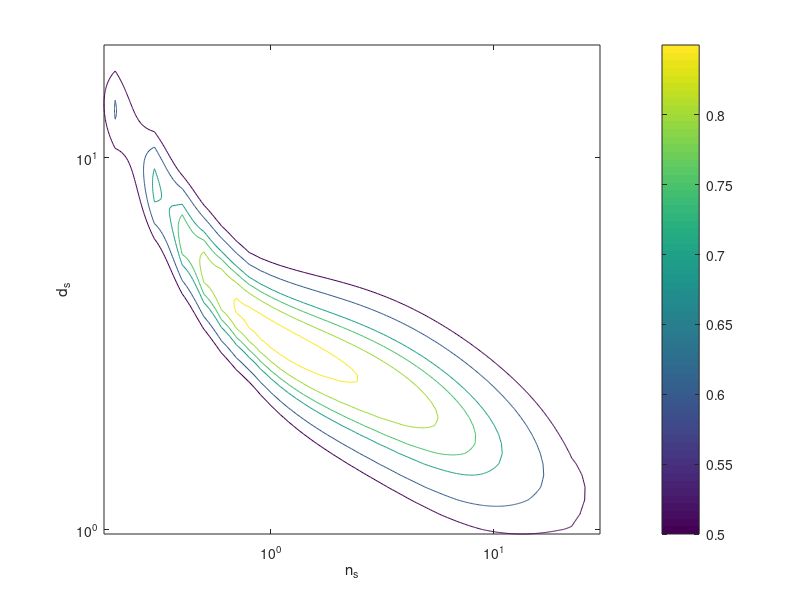

Recreate this plot in MATLAB.
ns=0:0.1:30;
ds=0:0.1:20;

logds=log10(ds);
logns=log10(ns);

%make ends exponential
for i=1:length(logns)
    if logns(i)>1.3
        eff_max(i)=1.979*0.3773^logns(i);
    elseif logns(i)<-0.8
        eff_max(i)=1.462*3.516^logns(i);
    else
        eff_max(i)=0.868229+0.0215138*logns(i)-0.286446*logns(i)^2+0.385698*logns(i)^3-0.15606*logns(i)^4-0.268875*logns(i)^5+0.153681*logns(i)^6;
    end
end

%less drastic change for rhs n=0.5
% for i=1:length(logns)
%     if logns(i)>1.3
%         x1=1.3;
%         slope=0.0215138-2*0.286446*x1+3*0.385698*x1^2-4*0.15606*x1^3-5*0.268875*x1^4+6*0.153681*x1^5;
%         y1=0.868229+0.0215138*x1-0.286446*x1^2+0.385698*x1^3-0.15606*x1^4-0.268875*x1^5+0.153681*x1^6;
%         eff_max(i)=slope*(logns(i)-x1)+y1;
%     elseif logns(i)<-0.8
%         x1=-0.8;
%         slope=0.0215138-2*0.286446*x1+3*0.385698*x1^2-4*0.15606*x1^3-5*0.268875*x1^4+6*0.153681*x1^5;
%         y1=0.868229+0.0215138*x1-0.286446*x1^2+0.385698*x1^3-0.15606*x1^4-0.268875*x1^5+0.153681*x1^6;
%         eff_max(i)=slope*(logns(i)-x1)+y1;
%     else
%         eff_max(i)=0.868229+0.0215138*logns(i)-0.286446*logns(i)^2+0.385698*logns(i)^3-0.15606*logns(i)^4-0.268875*logns(i)^5+0.153681*logns(i)^6;
%     end
% end

%change a couple of data points
% for i=1:length(logns);
%     if logns(i)>1.3
%         x1=1.3;
%         slope=0.0203729-2*0.282933*x1+3*0.392736*x1^2-4*0.166823*x1^3-5*0.276637*x1^4+6*0.162495*x1^5;
%         y1=0.86803+0.0203729*x1-0.282933*x1^2+0.392736*x1^3-0.166823*x1^4-0.276637*x1^5+0.162495*x1^6;
%         eff_max(i)=slope*(logns(i)-x1)+y1;
%     elseif logns(i)<-0.8
%         x1=-0.8;
%         slope=0.0203729-2*0.282933*x1+3*0.392736*x1^2-4*0.166823*x1^3-5*0.276637*x1^4+6*0.162495*x1^5;
%         y1=0.86803+0.0203729*x1-0.282933*x1^2+0.392736*x1^3-0.166823*x1^4-0.276637*x1^5+0.162495*x1^6;
%         eff_max(i)=slope*(logns(i)-x1)+y1;
%     else
%         eff_max(i)=0.86803+0.0203729*logns(i)-0.282933*logns(i)^2+0.392736*logns(i)^3-0.166823*logns(i)^4-0.276637*logns(i)^5+0.162495*logns(i)^6;
%     end
% end

%original polynomial
% for i=1:length(logns);
%     if logns(i)>1.3
%         x1=1.3;
%         slope=0.0158396-2*0.259682*x1+3*0.427754*x1^2-4*0.229594*x1^3-5*0.320418*x1^4+6*0.205*x1^5;
%         y1=0.866727+0.0158396*x1-0.259682*x1^2+0.427754*x1^3-0.229594*x1^4-0.320418*x1^5+0.205*x1^6;
%         eff_max(i)=slope*(logns(i)-x1)+y1;
%     elseif logns(i)<-0.8
%         x1=-0.8;
%         slope=0.0158396-2*0.259682*x1+3*0.427754*x1^2-4*0.229594*x1^3-5*0.320418*x1^4+6*0.205*x1^5;
%         y1=0.866727+0.0158396*x1-0.259682*x1^2+0.427754*x1^3-0.229594*x1^4-0.320418*x1^5+0.205*x1^6;
%         eff_max(i)=slope*(logns(i)-x1)+y1;
%     else
%         eff_max(i)=0.866727+0.0158396*logns(i)-0.259682*logns(i)^2+0.427754*logns(i)^3-0.229594*logns(i)^4-0.320418*logns(i)^5+0.205*logns(i)^6;
%     end
% end

%gaussian
% eff_max=0.8868*exp(-(logns-0.2312).^2/1.554^2);

%polynomial
%eff_max=0.8646+0.1369*logns-0.3001*logns.^2;

%attempt to adjust axes to get added data points to be more accurate
for i=1:length(logns)
    if logns(i)>1.35
        middle(i)=0.0997;
%         x1=1.3;
%         slope=-0.408128+2*0.472169*x1-3*0.574357*x1^2-4*0.0481688*x1^3+5*0.451904*x1^4-6*0.19625*x1^5;
%         y1=0.524877-0.408128*x1+0.472169*x1^2-0.574357*x1^3-0.0481688*x1^4+0.451904*x1^5-0.19625*x1^6;
%         middle(i)=slope*(logns(i)-x1)+y1;
    elseif logns(i)<-0.8
middle(i)=-0.8563715456*logns(i)+0.54328550432;

%         x1=-0.8;
%         slope=-0.408128+2*0.472169*x1-3*0.574357*x1^2-4*0.0481688*x1^3+5*0.451904*x1^4-6*0.19625*x1^5;
%         y1=0.524877-0.408128*x1+0.472169*x1^2-0.574357*x1^3-0.0481688*x1^4+0.451904*x1^5-0.19625*x1^6;
%         middle(i)=slope*(logns(i)-x1)+y1;
    else
        middle(i)=0.524877-0.408128*logns(i)+0.472169*logns(i)^2-0.574357*logns(i)^3-0.0481688*logns(i)^4+0.451904*logns(i)^5-0.19625*logns(i)^6;
    end
end

% with correct added data points
% for i=1:length(logns);
%     if logns(i)>1.3
%         x1=1.3;
%         slope=-0.356504+2*0.343326*x1-3*0.527476*x1^2+4*0.0686514*x1^3+5*0.343959*x1^4-6*0.171734*x1^5;
%         y1=0.521941-0.356504*x1+0.343326*x1^2-0.527476*x1^3+0.0686514*x1^4+0.343959*x1^5-0.171734*x1^6;
%         middle(i)=slope*(logns(i)-x1)+y1;
%     elseif logns(i)<-0.8
%         x1=-0.8;
%         slope=-0.356504+2*0.343326*x1-3*0.527476*x1^2+4*0.0686514*x1^3+5*0.343959*x1^4-6*0.171734*x1^5;
%         y1=0.521941-0.356504*x1+0.343326*x1^2-0.527476*x1^3+0.0686514*x1^4+0.343959*x1^5-0.171734*x1^6;
%         middle(i)=slope*(logns(i)-x1)+y1;
%     else
%         middle(i)=0.521941-0.356504*logns(i)+0.343326*logns(i)^2-0.527476*logns(i)^3+0.0686514*logns(i)^4+0.343959*logns(i)^5-0.171734*logns(i)^6;
%     end
% end


% for i=1:length(logns);
%     if logns(i)>1.5
%         middle(i)=0.5508-0.5392*1.5+0.1907*1.5^2;
%     elseif logns(i)<-1
%         middle(i)=-0.9206*logns(i)+0.5508;
%     else
%         middle(i)=0.5508-0.5392*logns(i)+0.1907*logns(i)^2;
%     end
% end

for i=1:length(logns)
    if logns(i)>1
        stdeviation(i)=0.2592+0.2495*1-0.1288*1^2;
    elseif logns(i)<-0.09
        stdeviation(i)=0.2592+0.2495*-0.09-0.1288*(-0.09)^2;
    else
        stdeviation(i)=0.2592+0.2495*logns(i)-0.1288*logns(i)^2;
    end
end

lns=length(ns);
lds=length(ds);


% efficiency=eff_max.*exp(-(logds(50)-middle).^2./stdeviation.^2)

efficiency=zeros(lds,lns);
for j=1:lds
    efficiency(j,:)=eff_max.*exp(-(logds(j)-middle).^2./stdeviation.^2);
end

v=[0.5, 0.6, 0.7, 0.75, 0.8, 0.85];
contour(ns,ds,efficiency,v)
xlabel('n_s')
ylabel('d_s')
colorbar
set(gca, 'YScale', 'log')
set(gca, 'XScale', 'log')

%%%%%% plot centerline %%%%%%%%%%%%%%%%%%%%%%%%%%%%%%%%
% hold on
% ns=0.05:0.05:100;
% logns=log10(ns);
% 
% for i=1:length(logns);
%     if logns(i)>1.3
%         x1=1.3;
%         slope=-0.408128+2*0.472169*x1-3*0.574357*x1^2-4*0.0481688*x1^3+5*0.451904*x1^4-6*0.19625*x1^5;
%         y1=0.524877-0.408128*x1+0.472169*x1^2-0.574357*x1^3-0.0481688*x1^4+0.451904*x1^5-0.19625*x1^6;
%         middle(i)=slope*(logns(i)-x1)+y1;
%     elseif logns(i)<-0.8
%         x1=-0.8;
%         slope=-0.408128+2*0.472169*x1-3*0.574357*x1^2-4*0.0481688*x1^3+5*0.451904*x1^4-6*0.19625*x1^5;
%         y1=0.524877-0.408128*x1+0.472169*x1^2-0.574357*x1^3-0.0481688*x1^4+0.451904*x1^5-0.19625*x1^6;
%         middle(i)=slope*(logns(i)-x1)+y1;
%     else
%         middle(i)=0.524877-0.408128*logns(i)+0.472169*logns(i)^2-0.574357*logns(i)^3-0.0481688*logns(i)^4+0.451904*logns(i)^5-0.19625*logns(i)^6;
%     end
% end
% 
% 
% actualMiddle=10.^middle;
% plot(ns,actualMiddle,'LineWidth',2)
% xlabel('n_s')
% ylabel('curve center')